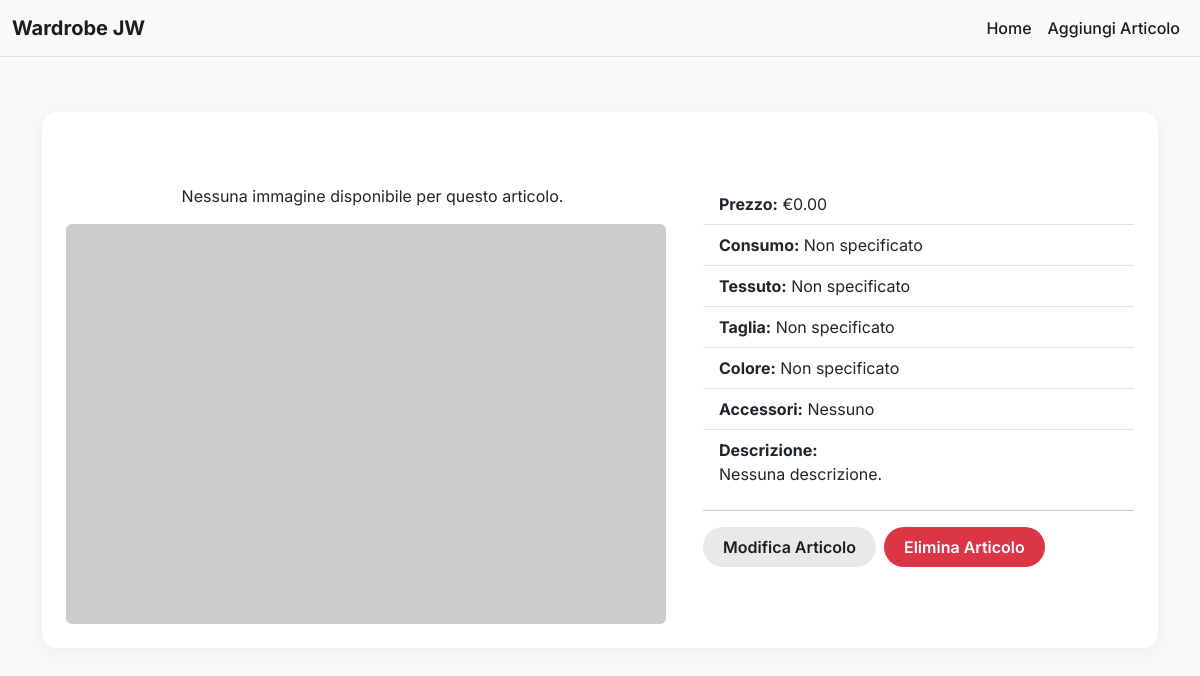
The app's page /product/4 with its own data.
### app.py (models this page shows, shortened)
class Product(db.Model):
    __tablename__ = 'products'
    id = db.Column(db.Integer, primary_key=True)
    name = db.Column(db.String(200))
    category_id = db.Column(db.Integer, db.ForeignKey('categories.id'), nullable=False)
    price = db.Column(db.Float, default=0.0)
    description = db.Column(db.Text)
    size = db.Column(db.String(50))
    color = db.Column(db.String(50))
    consumo = db.Column(db.String(100))
    tessuto = db.Column(db.String(100))
    accessori = db.Column(db.String(200))
    image_filenames = db.Column(db.String(1000)) # Now stores Cloudinary Public IDs

### app.py (the view)
@app.route('/product/<int:product_id>')
def product(product_id):
    product_item = Product.query.get_or_404(product_id)
    public_ids = product_item.image_filenames.split(',') if product_item.image_filenames else []
    return render_template('product.html', product=product_item, public_ids=public_ids)

### app.py (called while the page is built)
@app.context_processor
def inject_cloudinary_helpers():
    def get_cloudinary_url(public_id, **options):
        if cloudinary.config().cloud_name:
            return cloudinary.utils.cloudinary_url(public_id, **options)[0]
        return "" # Return empty string or a placeholder if not configured
    return dict(cloudinary_url=get_cloudinary_url)

### templates/product.html (shortened to what this page needs)
{% extends "layout.html" %}
{% block content %}
<div class="card p-4">
    <div class="row">
        <div class="col-md-12 mb-4">
        </div>
        <div class="col-md-7 gallery">
            {% if public_ids %}
                <div id="productCarousel" class="carousel slide" data-bs-ride="carousel">
                    <div class="carousel-inner">
                        {% for public_id in public_ids %}
                        <div class="carousel-item {% if loop.first %}active{% endif %}">
                            <a href="{{ cloudinary_url(public_id) }}">
                                <img src="{{ cloudinary_url(public_id, width=800) }}" class="d-block w-100 product-detail-img" alt="Immagine di {{ product.name }}">
                            </a>
                        </div>
                        {% endfor %}
                    </div>
                    <button class="carousel-control-prev" type="button" data-bs-target="#productCarousel" data-bs-slide="prev">
                        <span class="carousel-control-prev-icon" aria-hidden="true"></span>
                        <span class="visually-hidden">Previous</span>
                    </button>
                    <button class="carousel-control-next" type="button" data-bs-target="#productCarousel" data-bs-slide="next">
                        <span class="carousel-control-next-icon" aria-hidden="true"></span>
                        <span class="visually-hidden">Next</span>
                    </button>
                </div>
            {% else %}
                <p class="text-center">Nessuna immagine disponibile per questo articolo.</p>
                <img src="https://via.placeholder.com/600x400.png?text=No+Image" class="img-fluid rounded">
            {% endif %}
        </div>
        <div class="col-md-5">
            <ul class="list-group list-group-flush">
                <li class="list-group-item"><strong>Prezzo:</strong> &euro;{{ "%.2f"|format(product.price) }}</li>
                <li class="list-group-item"><strong>Consumo:</strong> {{ product.consumo or 'Non specificato' }}</li>
                <li class="list-group-item"><strong>Tessuto:</strong> {{ product.tessuto or 'Non specificato' }}</li>
                <li class="list-group-item"><strong>Taglia:</strong> {{ product.size or 'Non specificata' }}</li>
                <li class="list-group-item"><strong>Colore:</strong> {{ product.color or 'Non specificato' }}</li>
                <li class="list-group-item"><strong>Accessori:</strong> {{ product.accessori or 'Nessuno' }}</li>
                <li class="list-group-item"><strong>Descrizione:</strong><br>{{ product.description or 'Nessuna descrizione.' }}</li>
            </ul>
            <hr>
            <div class="d-flex gap-2">
                <a href="{{ url_for('edit_product', product_id=product.id) }}" class="btn btn-secondary">Modifica Articolo</a>
                <form action="{{ url_for('delete_product', product_id=product.id) }}" method="POST" onsubmit="return confirm('Sei sicuro di voler eliminare questo articolo?');">
                    <button type="submit" class="btn btn-danger">Elimina Articolo</button>
                </form>
            </div>
        </div>
    </div>
</div>
{% endblock %}

### static/style.css (style rules this page uses)
body { font-family: 'Inter', -apple-system, BlinkMacSystemFont, sans-serif; background-color: #f9f9f9; color: #1d1d1f; padding-top: 80px; }
.btn { border-radius: 9999px; font-weight: 600; transition: all 0.2s ease; border: none; padding: 0.5rem 1.25rem; }
.btn-secondary { background-color: #E9E9EB; color: #1d1d1f; }
.card { border: none; box-shadow: 0 4px 20px rgba(0, 0, 0, 0.05); background-color: #ffffff; border-radius: 16px; transition: all 0.2s ease; }

### records on screen
Product: price "0.00", consumo "Non specificato", tessuto "Non specificato", size "Non specificato", color "Non specificato", accessori "Nessuno", description "Nessuna descrizione."
